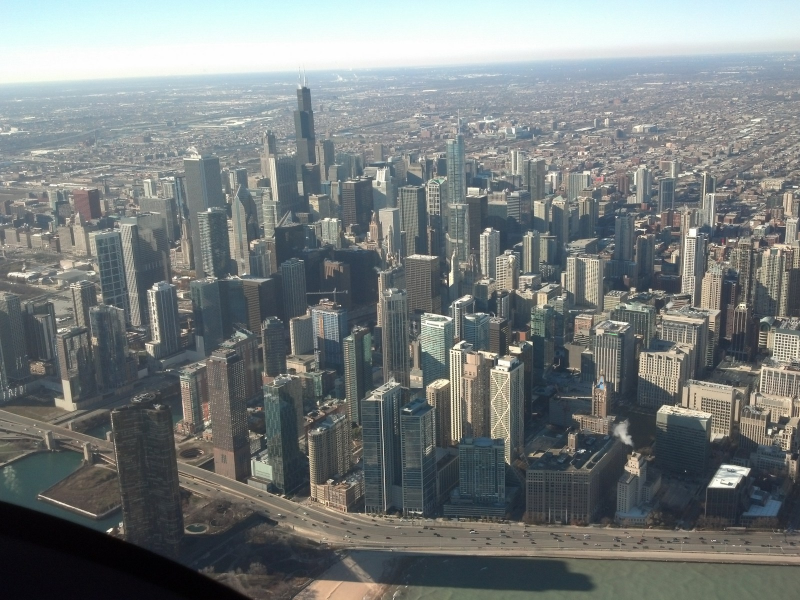
%> input picture Images/chicago_orig.jpg, 1600 x 1200 px (shown at 1/2 size)
$ octave main.m   (GNU Octave 9; MATLAB toolbox functions it lacks are replaced by stand-ins)
%> lines starting %> are read from the running program, lines starting %| are printed output that depends on the picture
### useOct/haar_encode.m
function B=haar_encode(A);
len = size(A,1); B = zeros(len,len);
%build Haar filter matrix
T=[1  1; 1 -1]; I = eye(len);
H = kron(I(1:len/2,1:len/2),T);
%build permutation matrix
PT = I([1:2:len],:);PB = I([2:2:len],:);P=[PT;PB];
%encode image one level
B=P*H*A*H'*P';B=B/2;


### useOct/main.m
pkg load image                     % needed by Octave for rgb2gray

A=imread('Images/chicago_orig.jpg');  % convert jpeg image to RGB matrices
%> A is the input picture: size 1200x1600x3 uint8; mean R, G, B 119.1, 124.6, 124.5
A=rgb2gray(A);                       % convert to grayscale matrix
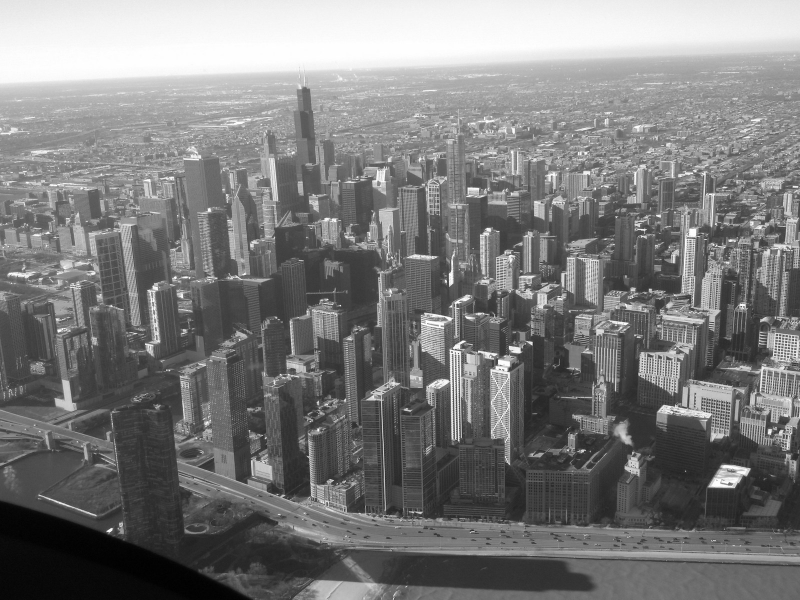
%> A: size 1200x1600 uint8 (shown at 1/2 size); min 0, max 255, mean 122.9
dim1=256; dim2=256;                  % desired dimensions
A=imresize(A,[dim1,dim2],'bicubic'); % set A to desired dimensions
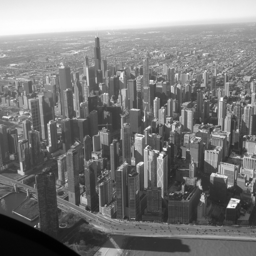
%> A: size 256x256 uint8; min 1, max 255, mean 123
A=double(A);                         % convert A to floating points
%> A: size 256x256 double
figure(1);image(A);colormap(gray(256))% Input to Haar encode process
B=haar_encode(A);                    % One level Haar encoding
%> in haar_encode, `B=P*H*A*H'*P'`:
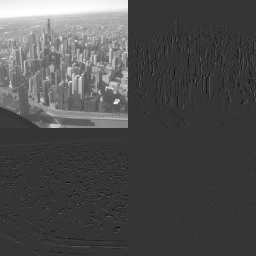
%> B: size 256x256 double; min -268, max 1016, mean 123.2; drawn with min black and max white
%> (the run ends here)

$ run again, with Images/chicago1024.jpg copied over Images/chicago_orig.jpg
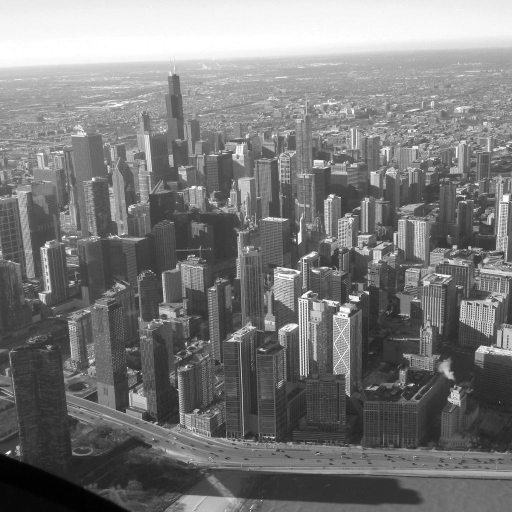
%> input picture Images/chicago1024.jpg, 1024 x 1024 px (shown at 1/2 size)
%> A is the input picture: size 1024x1024 uint8; min 0, max 255, mean 122.6
%> `A=imresize(A,[dim1,dim2],'bicubic');`:
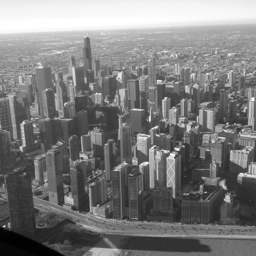
%> A: size 256x256 uint8; min 1, max 255, mean 122.6
%> in haar_encode, `B=P*H*A*H'*P'`:
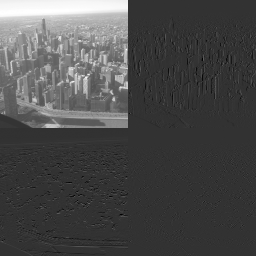
%> B: size 256x256 double; min -252, max 1020, mean 122.9; drawn with min black and max white
